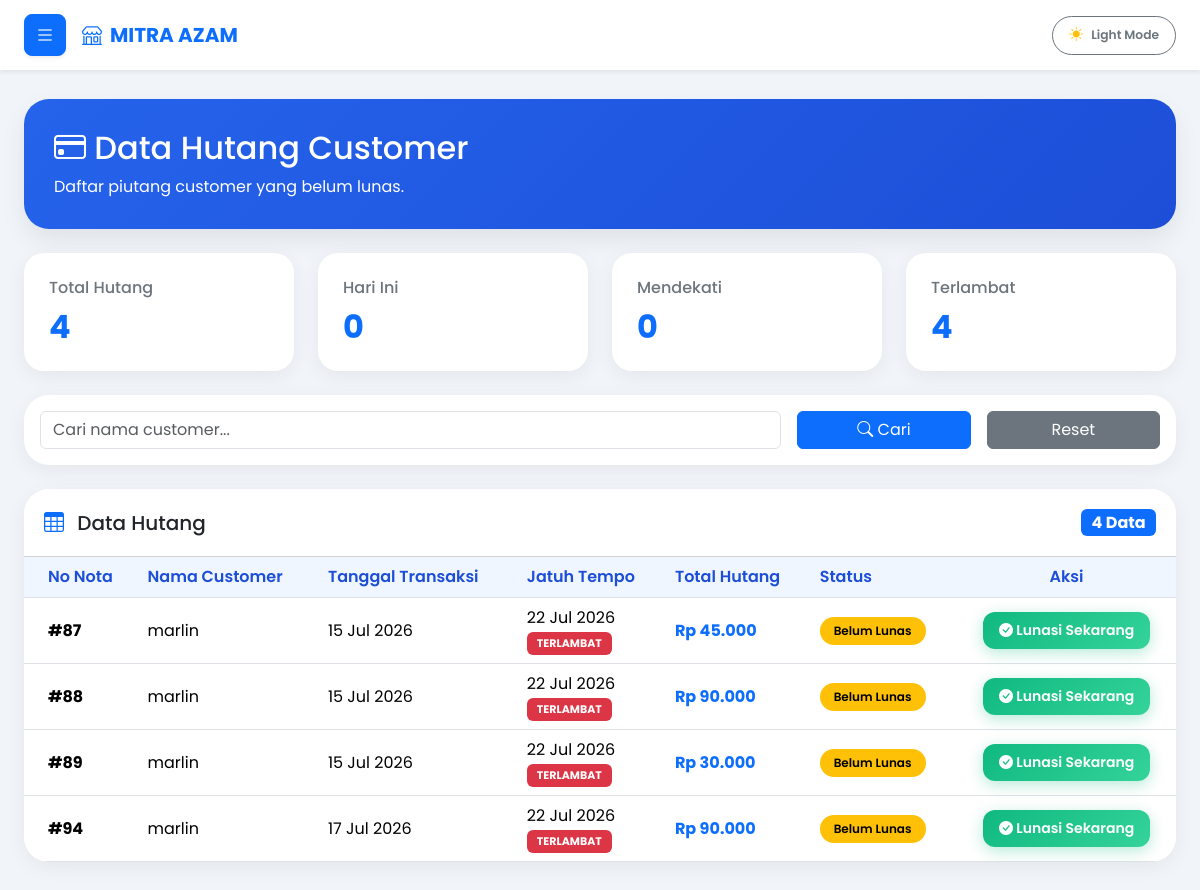
The page /kasir/data_hutang.php (signed in) on the database as committed earlier.
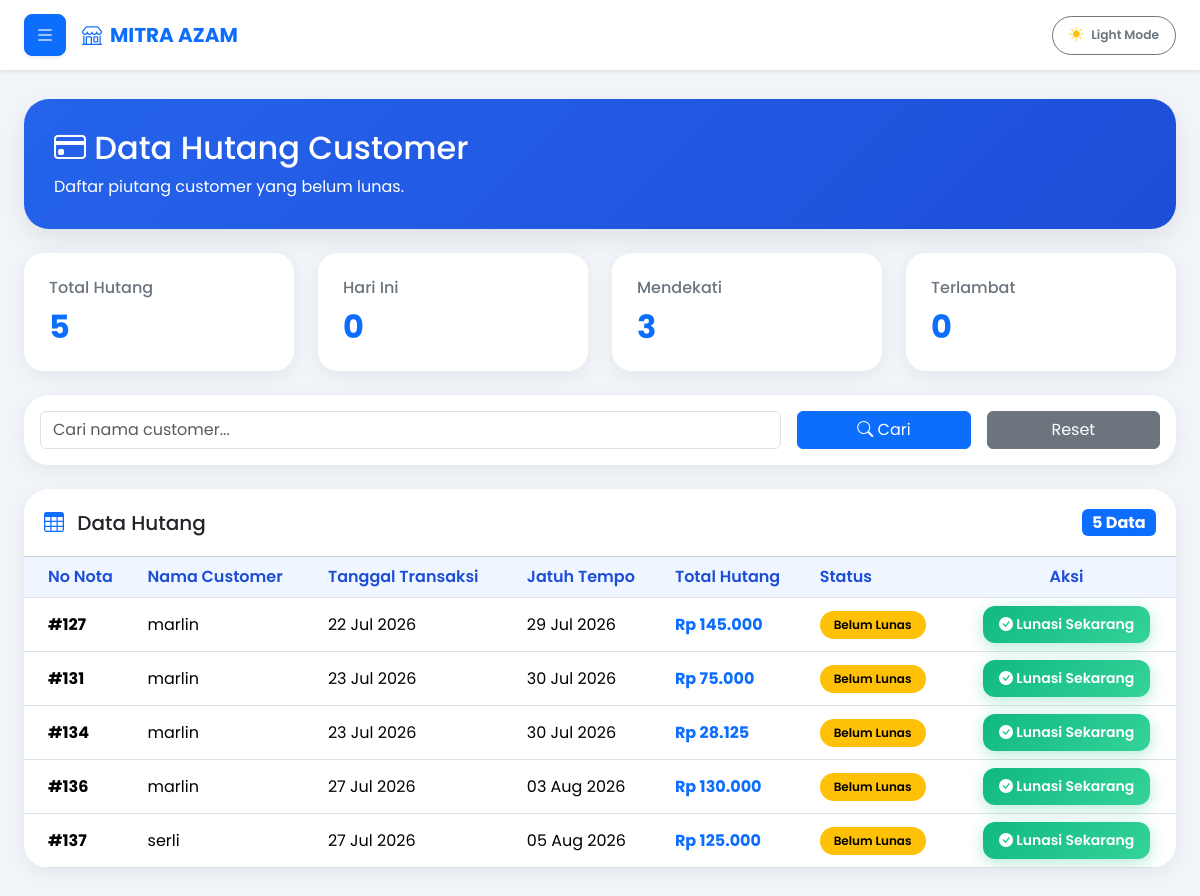
The same page on the database as committed later.
### tables this page shows
CREATE TABLE `penjualan` (
  `id_penjualan` int(11) NOT NULL AUTO_INCREMENT,
  `tanggal` datetime NOT NULL,
  `total_harga` int(11) NOT NULL,
  `bayar` int(11) NOT NULL,
  `metode_pembayaran` varchar(50) DEFAULT NULL,
  `referensi` varchar(100) DEFAULT NULL,
  `bukti_pembayaran` varchar(255) DEFAULT NULL,
  `kasir` int(11) DEFAULT NULL,
  `nama_kasir` varchar(100) DEFAULT NULL,
  `id_customer` int(11) DEFAULT NULL,
  `kembali` int(11) NOT NULL,
  `nama_customer` varchar(100) DEFAULT NULL,
  `jatuh_tempo` date DEFAULT NULL,
  `status_pembayaran` enum('Lunas','Belum Lunas') NOT NULL,
  `metode_pelunasan` varchar(30) DEFAULT NULL,
  `tanggal_pelunasan` datetime DEFAULT NULL,
  `bukti_pelunasan` varchar(255) DEFAULT NULL,
  `keuntungan` int(11) NOT NULL,
  `id_user` int(11) NOT NULL,
  PRIMARY KEY (`id_penjualan`)
);

### kasir/data_hutang.php (the view, shortened to what the changed rows need)
<?php
require_once '../config/koneksi.php';
$filter = $_GET['filter'] ?? '';
$cari = $_GET['cari'] ?? '';
$where = "
metode_pembayaran='Hutang'
AND status_pembayaran='Belum Lunas'
";
$sql = "
SELECT *
FROM penjualan
WHERE $where
ORDER BY jatuh_tempo ASC
";
$query_hutang = mysqli_query($conn, $sql);
$q_total = mysqli_query($conn,"
SELECT COUNT(*) AS total
FROM penjualan
WHERE metode_pembayaran='Hutang'
AND status_pembayaran='Belum Lunas'
");
$total_hutang = mysqli_fetch_assoc($q_total)['total'];
$q_hariini = mysqli_query($conn,"
SELECT COUNT(*) AS total
FROM penjualan
WHERE metode_pembayaran='Hutang'
AND status_pembayaran='Belum Lunas'
AND DATE(jatuh_tempo)=CURDATE()
");
$total_hariini = mysqli_fetch_assoc($q_hariini)['total'];
$q_mendekati = mysqli_query($conn,"
SELECT COUNT(*) AS total
FROM penjualan
WHERE metode_pembayaran='Hutang'
AND status_pembayaran='Belum Lunas'
AND jatuh_tempo BETWEEN DATE_ADD(CURDATE(),INTERVAL 1 DAY)
AND DATE_ADD(CURDATE(),INTERVAL 3 DAY)
");
$total_mendekati = mysqli_fetch_assoc($q_mendekati)['total'];
$q_terlambat = mysqli_query($conn,"
SELECT COUNT(*) AS total
FROM penjualan
WHERE metode_pembayaran='Hutang'
AND status_pembayaran='Belum Lunas'
AND jatuh_tempo < CURDATE()
");
$total_terlambat = mysqli_fetch_assoc($q_terlambat)['total'];
$judul = "Data Hutang";
?>
<!DOCTYPE html>
<html lang="id">
<head>
<link href="https://cdn.jsdelivr.net/npm/bootstrap@5.3.3/dist/css/bootstrap.min.css" rel="stylesheet">
<link rel="stylesheet" href="https://cdn.jsdelivr.net/npm/bootstrap-icons@1.11.3/font/bootstrap-icons.min.css">
</head>
<body>
<div class="container-fluid mt-4 px-4">
    <div class="header-card mb-4">
        <h2>
            <i class="bi bi-credit-card"></i> Data Hutang Customer
        </h2>
    </div>
    <div class="row g-4 mb-4">
        <div class="col-md-3">
            <a href="data_hutang.php?filter=&cari=<?= urlencode($cari); ?>" class="text-decoration-none">
                <div class="stat-card">
                    <h6>Total Hutang</h6>
                    <h2><?= $total_hutang ?></h2>
                </div>
            </a>
        </div>
        <div class="col-md-3">
            <a href="data_hutang.php?filter=hariini&cari=<?= urlencode($cari); ?>" class="text-decoration-none">
                <div class="stat-card <?= $filter == 'hariini' ? 'active-card' : ''; ?>">
                    <h2><?= $total_hariini ?></h2>
                </div>
            </a>
        </div>
        <div class="col-md-3">
            <a href="data_hutang.php?filter=mendekati&cari=<?= urlencode($cari); ?>" class="text-decoration-none">
                <div class="stat-card <?= $filter == 'mendekati' ? 'active-card' : ''; ?>">
                    <h6>Mendekati</h6>
                    <h2><?= $total_mendekati ?></h2>
                </div>
            </a>
        </div>
        <div class="col-md-3">
            <a href="data_hutang.php?filter=terlambat&cari=<?= urlencode($cari); ?>" class="text-decoration-none">
                <div class="stat-card <?= $filter == 'terlambat' ? 'active-card' : ''; ?>">
                    <h6>Terlambat</h6>
                    <h2><?= $total_terlambat ?></h2>
                </div>
            </a>
        </div>
    </div>
    <div class="card table-card mb-5">
        <div class="card-header bg-white">
            <div class="d-flex justify-content-between align-items-center flex-wrap">
                <h5 class="mb-0">
                    <i class="bi bi-table me-2 text-primary"></i>
                    <?= htmlspecialchars($judul); ?>
                </h5>
                <span class="badge bg-primary fs-6">
                    <?= mysqli_num_rows($query_hutang); ?> Data
                </span>
            </div>
        </div>
        <div class="card-body table-responsive p-0">
            <table class="table table-hover align-middle mb-0">
                <thead>
                    <tr>
                        <th class="ps-4">No Nota</th>
                        <th>Nama Customer</th>
                        <th>Tanggal Transaksi</th>
                        <th>Jatuh Tempo</th>
                        <th>Total Hutang</th>
                        <th>Status</th>
                        <th class="text-center">Aksi</th>
                    </tr>
                </thead>
                <tbody>
                <?php if(mysqli_num_rows($query_hutang) < 1): ?>
                    <tr>
                        <td colspan="7" class="text-center py-5 text-muted">
                            <i class="bi bi-check-circle fs-2 d-block mb-2"></i>
                            Tidak ada data hutang customer.
                        </td>
                    </tr>
                <?php else: ?>
                    <?php while($row = mysqli_fetch_assoc($query_hutang)): ?>
                    <?php
                    $is_overdue = date('Y-m-d') > $row['jatuh_tempo'];
                    ?>
                    <tr>
                        <td class="ps-4">
                            <strong>#<?= $row['id_penjualan']; ?></strong>
                        </td>
                        <td><?= htmlspecialchars($row['nama_customer']); ?></td>
                        <td><?= date('d M Y', strtotime($row['tanggal'])); ?></td>
                        <td>
                            <?= date('d M Y', strtotime($row['jatuh_tempo'])); ?>
                            <?php if($is_overdue): ?>
                                <br>
                                <span class="badge badge-terlambat">TERLAMBAT</span>
                            <?php endif; ?>
                        </td>
                        <td>
                            <strong class="text-primary">
                                Rp <?= number_format($row['total_harga'], 0, ',', '.'); ?>
                            </strong>
                        </td>
                        <td>
                            <span class="badge badge-belum">Belum Lunas</span>
                        </td>
                        <td class="text-center">
                            <button onclick="konfirmasiLunasi(<?= $row['id_penjualan']; ?>)" class="btn btn-lunasi btn-sm">
                                <i class="bi bi-check-circle-fill"></i> Lunasi Sekarang
                            </button>
                        </td>
                    </tr>
                    <?php endwhile; ?>
                <?php endif; ?>
                </tbody>
            </table>
        </div>
    </div>
</div>
</body>
</html>

Rows that differ between the two databases and show on the page:
removed penjualan: id_penjualan "87", nama_customer "marlin", tanggal "15 Jul 2026", jatuh_tempo "22 Jul 2026", shows "TERLAMBAT", total_harga "45.000"
removed penjualan: id_penjualan "88", nama_customer "marlin", tanggal "15 Jul 2026", jatuh_tempo "22 Jul 2026", shows "TERLAMBAT", total_harga "90.000"
removed penjualan: id_penjualan "89", nama_customer "marlin", tanggal "15 Jul 2026", jatuh_tempo "22 Jul 2026", shows "TERLAMBAT", total_harga "30.000"
removed penjualan: id_penjualan "94", nama_customer "marlin", tanggal "17 Jul 2026", jatuh_tempo "22 Jul 2026", shows "TERLAMBAT", total_harga "90.000"
added penjualan: id_penjualan "127", nama_customer "marlin", tanggal "22 Jul 2026", jatuh_tempo "29 Jul 2026", total_harga "145.000"
added penjualan: id_penjualan "131", nama_customer "marlin", tanggal "23 Jul 2026", jatuh_tempo "30 Jul 2026", total_harga "75.000"
added penjualan: id_penjualan "134", nama_customer "marlin", tanggal "23 Jul 2026", jatuh_tempo "30 Jul 2026", total_harga "28.125"
added penjualan: id_penjualan "136", nama_customer "marlin", tanggal "27 Jul 2026", jatuh_tempo "03 Aug 2026", total_harga "130.000"
added penjualan: id_penjualan "137", nama_customer "serli", tanggal "27 Jul 2026", jatuh_tempo "05 Aug 2026", total_harga "125.000"
Other text that changed with them:
$total_hutang: "4" → "5"
$total_mendekati: "0" → "3"
$total_terlambat: "4" → "0"
mysqli_num_rows($query_hutang): "4" → "5"
